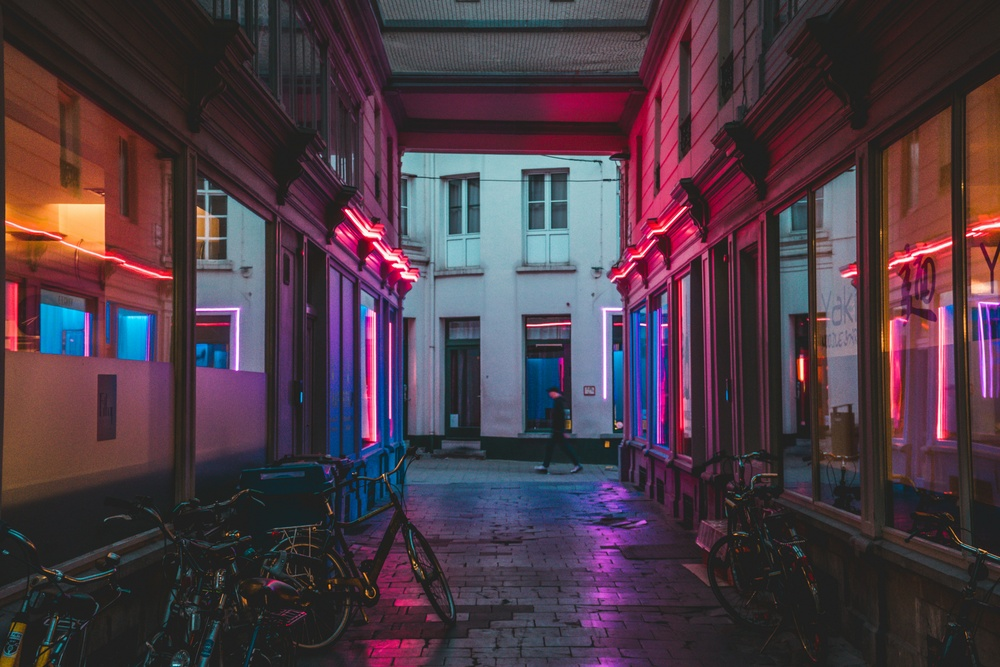
#> input picture DAY06/image.jpg, 1000 x 667 px, shrunk from 5874 x 3916 before the run
$ python matrixRep.py
#> lines starting #> are read from the running program, lines starting #| are printed output that depends on the picture; after the words box and inside, x2 and y2 are one past the last pixel; in counts of white or black regions, pixels touching at a corner belong together
from PIL import Image
import numpy as np

img=Image.open("image.jpg").convert("L")
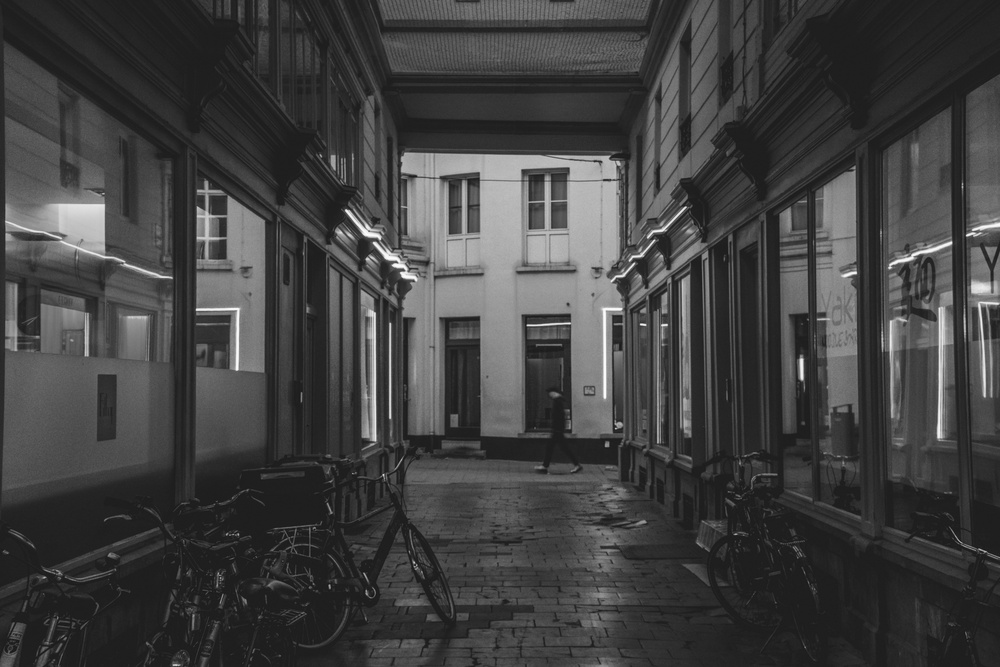
#> img: PIL image 1000x667 L; min 18, max 254, mean 65

img_array=np.array(img)

print("Image Matrix:")
print(img_array)
#> (printed output is left out)


height, width = img_array.shape
#> height = 667; width = 1000
print(f"Image Dimensions: {height} x {width}")
#| Image Dimensions: 667 x 1000

print("Pixel at (0, 0):", img_array[0, 0])
#| Pixel at (0, 0): 33
print("Pixel at (50, 50):", img_array[50, 50])
#| Pixel at (50, 50): 33

print("Pixel at (50, 100):", img_array[50, 100])
#| Pixel at (50, 100): 41

img_array[0][0] = 255
#> img_array: shape (667, 1000); under 0.01% of pixels changed, all inside (x1, y1, x2, y2) = (0, 0, 1, 1)
img_array[50][50] = 0
#> img_array: shape (667, 1000); min 0, max 255, mean 65
img_array[100][100] = 128
#> img_array: shape (667, 1000); min 0, max 255, mean 65

updated_img = Image.fromarray(img_array)
updated_img.save("updated_image.jpg")
